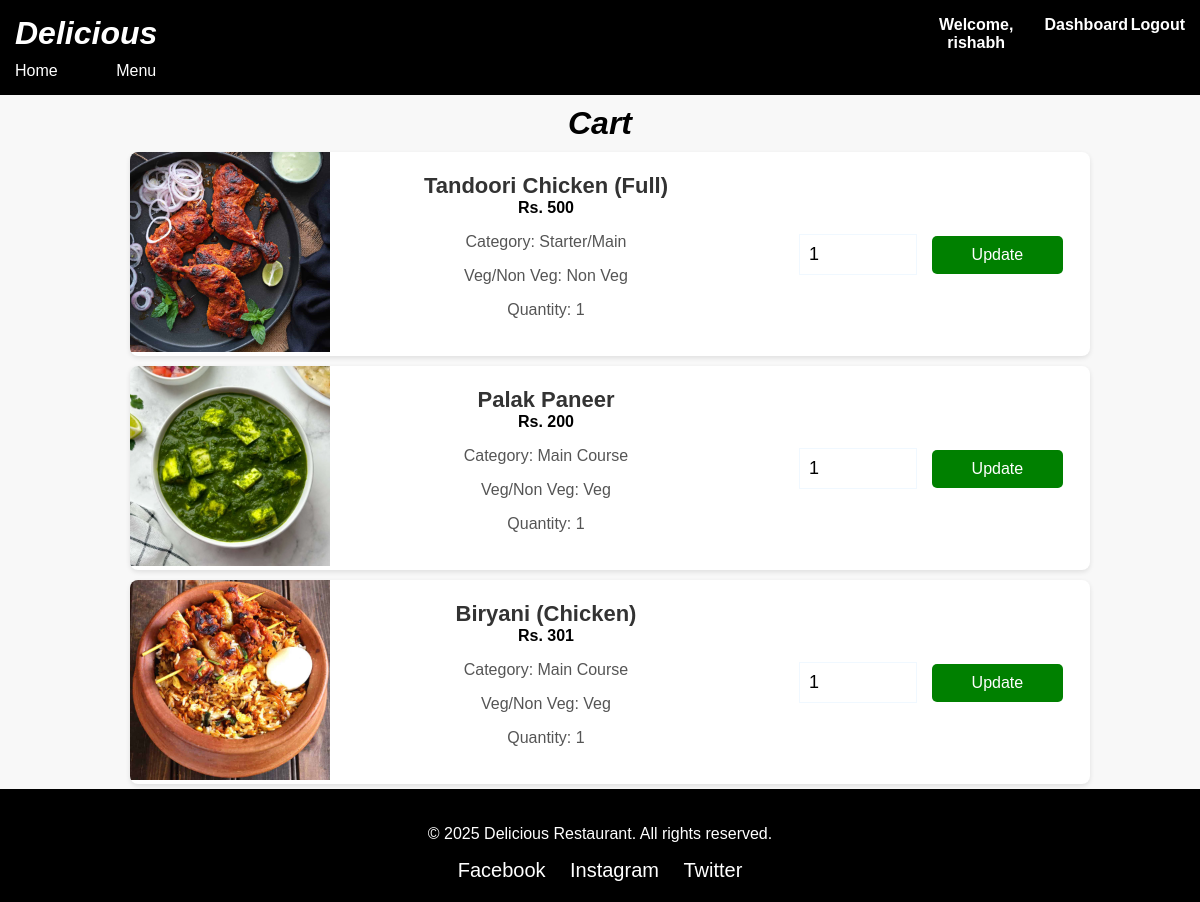
The app's page /owner/cart/ (signed in) with its own data.
### owner/models.py (models this page shows, shortened)
class Orders(models.Model):
    customerName = models.ForeignKey(User, on_delete=models.CASCADE)
    customerDish = models.ForeignKey(Dishes, on_delete=models.CASCADE)
    corderDate = models.DateTimeField()
    quantity = models.PositiveIntegerField(default=0, validators=[MinValueValidator(1)])
    status = models.CharField(max_length=50, blank=True, choices=order_status_choices)
    class Meta:
        app_label="owner"
    def total(self):
        return self.quantity * self.customerDish.price

class Dishes(models.Model):
    dish_name = models.CharField(primary_key=True, max_length=50, unique=False, validators=[validate_dish_name])
    price = models.IntegerField(default=0, validators=[MinValueValidator(1)])
    dish_category = models.CharField(max_length=50,blank=False)
    dish_image = models.ImageField(default="image.png")
    dish_sluger = models.SlugField(max_length=50, default="", null=False)
    dish_veg = models.CharField(max_length=10, choices=choices, default="Veg")
    dish_detail = models.TextField(blank=True)
    dish_quantity = models.IntegerField(validators=[MinValueValidator(1)], default=1)
    test = CustomeSortedManager()
    objects = models.Manager()
    class Meta:
        app_label="owner"

### owner/views.py (the view)
# urls.py: path("cart/",views.cart,name="cart"),
def cart(request):
    if request.method == 'POST':
        quant = request.POST.get("quantity")
        dishslug = request.POST.get("dish")
        Orders.objects.select_related("customerName", "customerDish").filter(customerDish__dish_sluger=dishslug).update(quantity=quant)
        if quant == '0':
            Orders.objects.filter(customerDish__dish_sluger=dishslug).delete()
    if Orders.objects.filter(customerName__username=request.user.username, status=""):
        sdata = Orders.objects.filter(customerName__username=request.user.username, status="")
        total = [item.total() for item in sdata]
        tempo = zip(sdata, total)
        totalPrice = sum(total)
        return render(request, "owner/cart.html", {"sdata": tempo, "total": totalPrice})
    else:
        return render(request, "owner/cart.html")

### owner/templates/owner/cart.html (shortened to what this page needs)
{% load static %}
<!DOCTYPE html>
<html lang="en">
<head>
    <link rel="stylesheet" href="{% static 'css/home.css'%}">
</head>
<body>
    {% include "owner/Headerlayout.html" %}
  <div class="dish-block">
    <h1>Cart</h1>
  {% if  sdata%}
  {% for i,price in sdata%}
  <span class="dish-cart">
      <div>
        <a href='/owner/details/{{i.customerDish.dish_sluger}}'>
         <img src='{{i.customerDish.dish_image.url}}' alt="Pasta">
        </a>
      </div>
      <div>
         <h3>{{i.customerDish.dish_name}}</h3>
         <h4>Rs. {{price}}</h4>
         <p>Category: {{i.customerDish.dish_category}}</p>
         <p>Veg/Non Veg: {{i.customerDish.dish_veg}}</p>
         <p>Quantity: {{i.quantity}}</p>
         </div>
        <div>
         <form method='post' action='{% url "owner:cart" %}'>
<input type="number" value={{i.quantity}} min=0 name="quantity" max={{i.customerDish.dish_quantity}}/>
<button class="update">Update</button>
       </form>
      </div>
     </span>
     {% endfor %}
     <div style="display:flex;justify-content: flex-end;  align-items: center;  padding: 20px;">
      <div>
        <h2>Total Price : {{total}}</h2>
      </div>
      <div>
        <form method="post" action='{% url "owner:pay" %}'>
          <button class="pay">Pay</button>
        </form>
      </div>
      {% else %}
      <h3>No items added</h3>
      {% endif %}
     </div>
     </div><div  style="position: absolute;  bottom: 0%;width: 100%;">
      {% include "owner/footer.html" %}
      </div>
</body>
</html>

### owner/templates/owner/Headerlayout.html
<div>
    <header>
        <div class="header-content">
            <a href="{% url 'owner:homepage' %}">
                <h1>Delicious</h1>
            </a>
            <div style="display: flex;justify-content: flex-end; gap: 1%;">
                {% if user.is_authenticated %}
                    <h3>Welcome, {{ user.username }}</h3>
                    {% if user.is_superuser %}
                        <h4><a href="{% url 'owner:dashboard' %}">Dashboard</a></h4>
                    {% else %}
                        <h4><a href="{% url 'owner:cart' %}">Cart</a></h4>
                        <h4><a href="{% url 'owner:hisorder' %}">Previous Orders</a></h4>
                    {% endif %}
                    <h4><a href="{% url 'owner:logout' %}">Logout</a></h4>
                {% else %}
                    <h4><a href="{% url 'owner:register' %}">Register</a></h4>
                    <h4><a href="{% url 'owner:login' %}">Login</a></h4>
                {% endif %}
            </div>
        </div>
        <div        style="display: flex; justify-content:flex-start; gap:5%; padding-top: 10px;">
          <a href='{% url "owner:homepage" %}'><div>Home</div></a>
          <a href='{% url "owner:home" %}'><div>Menu</div></a>
        </div>
    </header>
</div>

### static/css/home.css (style rules this page uses)
body { font-family: Arial, sans-serif; margin: 0; padding: 0; background-color: #f8f8f8; }
header { background-color: #333; color: white; padding: 15px; text-align: center; }
h4 { color: black; }
.dish-cart { background-color: #fff; box-shadow: 0 2px 5px rgba(0, 0, 0, 0.1); width: 100%; margin: 10px; display: flex; border-radius: 8px; overflow: hidden; justify-content: space-between; align-items: center; }
.dish-cart img { width: 200px; height: 200px; object-fit: cover; }
.dish-cart h3 { font-size: 22px; color: #333; }
.dish-cart p { font-size: 16px; color: #555; }
.dish-cart button { background-color: green; color: white; border: none; padding: 10px 0px; cursor: pointer; font-size: 16px; border-radius: 5px; margin-bottom: 0px; transition: background-color 0.3s; width: 40%; }
.dish-block { text-align: center; width: 80%; margin: auto; }
input[type=number] { padding: 9px; border: 1px solid aliceblue; font-size: 18px; margin: 10px; width: 30%; }
.pay { background-color: green; color: white; border: none; padding: 10px 25px; cursor: pointer; font-size: 16px; border-radius: 5px; margin-left: 25%; transition: background-color 0.3s; }
header { background-color: black; color: white; padding: 15px; margin-bottom: 10px; text-align: center; }
.header-content { display: flex; justify-content: space-between; align-items: center; width: 100%; margin: 0 auto; }
h1 { margin: 0; font-style: italic; }
h4, h3 { margin: 0; font-size: 16px; }
a { text-decoration: none; color: white; }

### records on screen
Orders: customerDish.dish_image (picture), customerDish.dish_name "Tandoori Chicken (Full)", price "500", customerDish.dish_category "Starter/Main", customerDish.dish_veg "Non Veg", quantity "1"
Orders: customerDish.dish_image (picture), customerDish.dish_name "Palak Paneer", price "200", customerDish.dish_category "Main Course", customerDish.dish_veg "Veg", quantity "1"
Orders: customerDish.dish_image (picture), customerDish.dish_name "Biryani (Chicken)", price "301", customerDish.dish_category "Main Course", customerDish.dish_veg "Veg", quantity "1"

### other values on screen
{{ user.username }} "rishabh"
